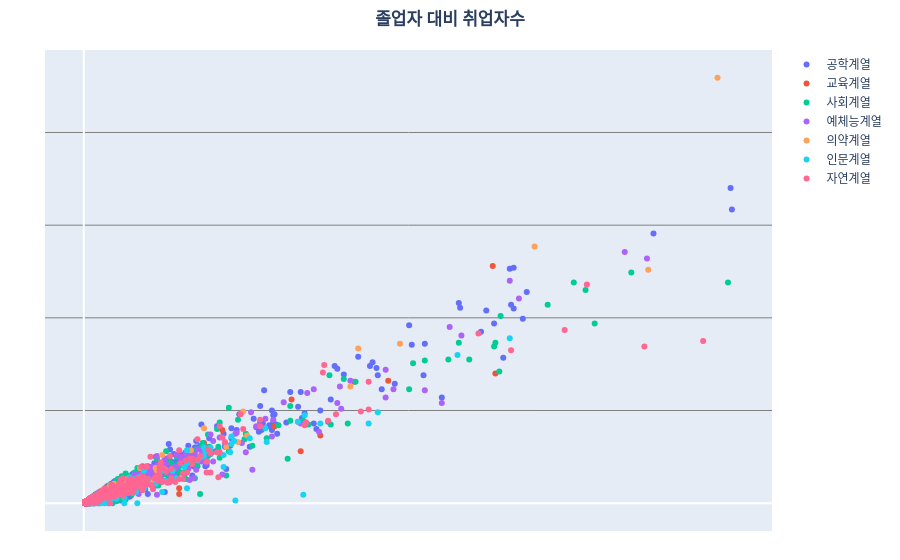

Notebook code for this chart:
### Markdown cell above
### Q1: 졸업자 대비 취업자 수 (Not really interesting, but for illustration)

### Code cell
# 컬러 설정용
colors = {'의약계열': 0,
          '인문계열': 1,
          '사회계열': 2,
          '교육계열': 3,
          '공학계열': 4,
          '자연계열': 5,
          '예체능계열': 6}

fig = go.Figure()

for cat, group in df_취업률_500.groupby('대계열'):
    fig.add_trace(go.Scatter(
        mode = 'markers',
        x = group['졸업자수'],
        y = group['취업자수'],
        name = cat,
        marker = dict(color = colors[cat]), # colors 딕셔너리 참조
        showlegend = True
   ))

    fig.update_layout(
    title = dict(text = '<b>졸업자 대비 취업자수</b>',
                 x = 0.5),
    margin = {'t' : 50, 'b' : 25, 'l' : 25, 'r' : 25},
    xaxis = dict(color = 'white',
                 ticksuffix = '명',
                 showgrid = False),
    yaxis = dict(color = 'white',
                 gridcolor = 'gray',
                 ticksuffix = '명',
                 dtick = 100))
fig.show()

### Figure 1 — Plotly figure (JSON) as saved in the notebook; plotly's stock layout.template omitted (floating-point values rounded to 4 significant figures; data arrays with more than 128 entries replaced by an {"elided": "..."} marker saying what was removed)
{"data": [{"marker": {"color": 4}, "mode": "markers", "name": "공학계열", "showlegend": true, "type": "scatter", "x": {"elided": "674 int values"}, "y": {"elided": "674 int values"}}, {"marker": {"color": 3}, "mode": "markers", "name": "교육계열", "showlegend": true, "type": "scatter", "x": [16, 159, 3, 313, 56, 18, 32, 30, 10, 164, 82, 146, 25, 31, 26, 20, 76, 31, 28, 36, 26, 81, 92, 21, 46, 55, 45, 15, 207, 233, 15, 14, 45, 73, 10, 5, 315, 11, 3, 33, 42, 81, 166, 181, 1, 27, 30, 26, 17, 6, 5, 6, 4, 3, 2, 13, 1, 2, 19, 3, 5, 7, 6, 26, 106, 2, 2, 1, 3, 3, 10, 5, 6, 7, 4, 8, 1, 24, 2, 2, 8, 2, 5, 73, 2, 5, 7, 1, 1, 3, 3, 5, 3, 1, 13, 5, 2, 1, 2, 5, 7, 8, 4, 2, 1, 15, 2, 3], "y": [13, 112, 1, 256, 33, 18, 27, 23, 7, 88, 55, 83, 16, 13, 13, 8, 50, 18, 21, 24, 21, 52, 65, 16, 27, 50, 40, 9, 131, 132, 7, 9, 21, 16, 3, 0, 140, 1, 0, 14, 21, 53, 56, 73, 1, 9, 10, 7, 14, 4, 5, 5, 4, 3, 1, 11, 1, 2, 14, 0, 4, 3, 4, 24, 79, 1, 2, 1, 3, 3, 9, 5, 6, 7, 4, 7, 1, 17, 2, 1, 1, 2, 3, 10, 1, 0, 5, 1, 1, 2, 1, 3, 3, 1, 9, 3, 2, 1, 2, 5, 6, 7, 2, 1, 1, 10, 1, 0]}, {"marker": {"color": 2}, "mode": "markers", "name": "사회계열", "showlegend": true, "type": "scatter", "x": {"elided": "452 int values"}, "y": {"elided": "452 int values"}}, {"marker": {"color": 6}, "mode": "markers", "name": "예체능계열", "showlegend": true, "type": "scatter", "x": {"elided": "364 int values"}, "y": {"elided": "364 int values"}}, {"marker": {"color": 0}, "mode": "markers", "name": "의약계열", "showlegend": true, "type": "scatter", "x": [12, 125, 82, 122, 16, 12, 53, 204, 22, 3, 20, 62, 5, 58, 14, 432, 24, 20, 10, 485, 21, 345, 118, 58, 11, 11, 5, 36, 5, 14, 55, 35, 49, 12, 10, 31, 89, 242, 56, 37, 10, 12, 32, 2, 3, 1, 37, 20, 5, 9, 4, 60, 92, 19, 43, 210, 16, 22, 1, 1, 4, 1, 14, 4, 14, 5, 2, 8, 1, 2, 2, 3, 7, 6, 8, 1, 6, 23, 1, 2, 1, 1, 2, 3, 22, 109, 1, 1, 6, 47, 4, 1, 5, 6, 6, 1], "y": [10, 73, 57, 99, 6, 6, 23, 126, 13, 3, 5, 36, 3, 33, 9, 252, 16, 13, 7, 459, 19, 277, 66, 36, 9, 7, 3, 19, 2, 10, 38, 20, 21, 9, 5, 20, 50, 172, 35, 26, 7, 4, 26, 2, 3, 1, 21, 19, 3, 5, 2, 52, 81, 13, 38, 167, 10, 15, 0, 1, 3, 1, 13, 4, 14, 4, 2, 6, 1, 2, 2, 2, 7, 6, 6, 1, 5, 21, 1, 1, 1, 1, 1, 3, 16, 61, 1, 0, 5, 26, 3, 1, 4, 3, 3, 0]}, {"marker": {"color": 1}, "mode": "markers", "name": "인문계열", "showlegend": true, "type": "scatter", "x": {"elided": "241 int values"}, "y": {"elided": "241 int values"}}, {"marker": {"color": 5}, "mode": "markers", "name": "자연계열", "showlegend": true, "type": "scatter", "x": {"elided": "378 int values"}, "y": {"elided": "378 int values"}}], "layout": {"margin": {"b": 25, "l": 25, "r": 25, "t": 50}, "title": {"text": "<b>졸업자 대비 취업자수</b>", "x": 0.5}, "xaxis": {"color": "white", "showgrid": false, "ticksuffix": "명"}, "yaxis": {"color": "white", "dtick": 100, "gridcolor": "gray", "ticksuffix": "명"}}}
